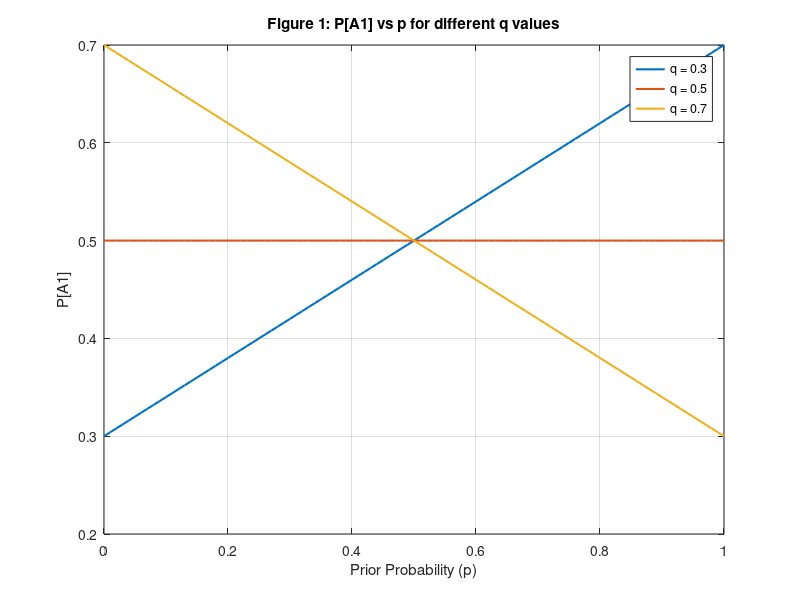
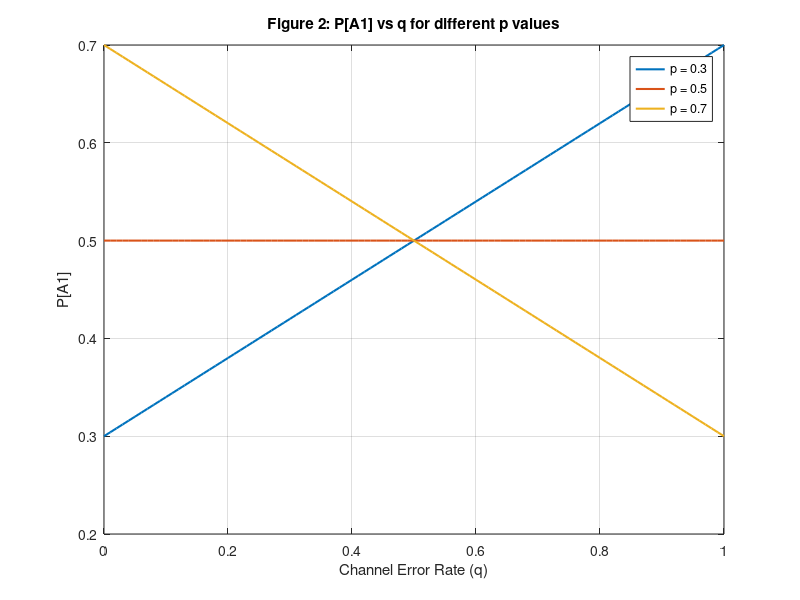
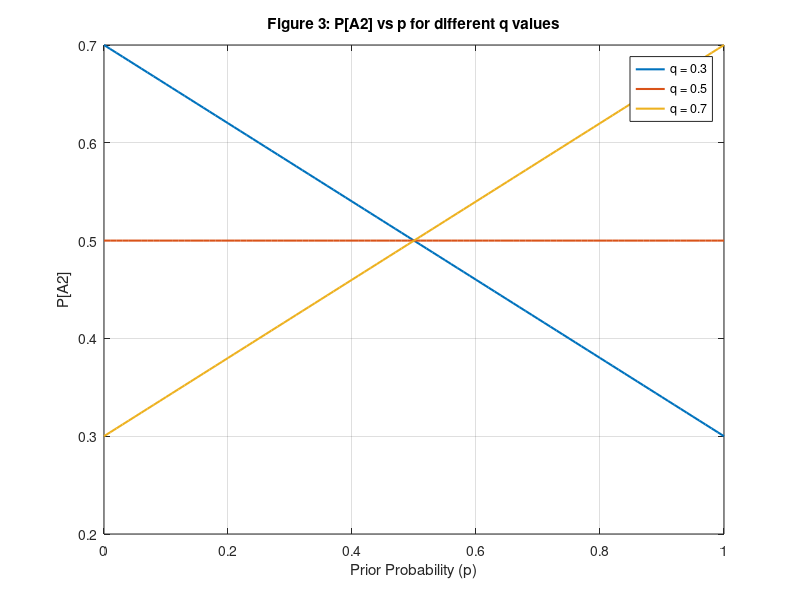
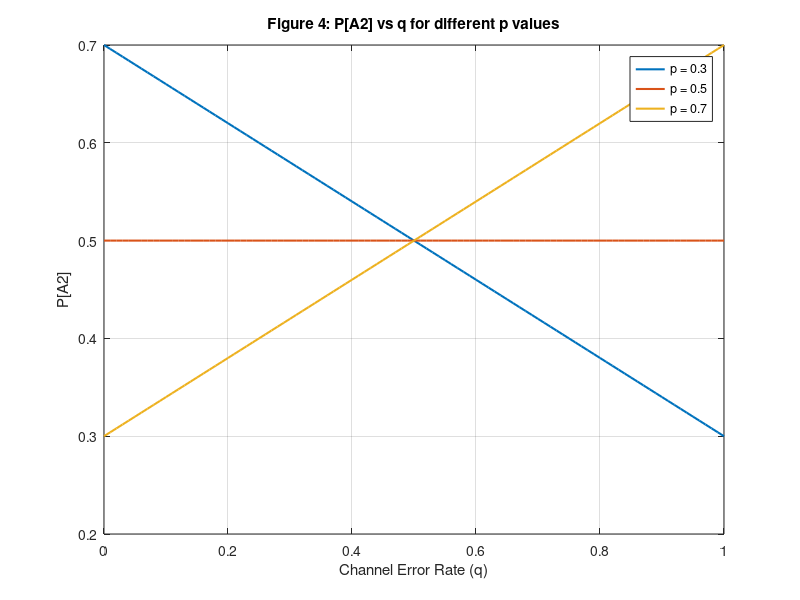

Write MATLAB code to recreate these figures, in order.
% Binary Symmetric Channel Analysis
%Analyze Receiver Probabilities: How prior probabilities (p) and error rates (q) affect the probabilities of correctly or incorrectly receiving transmitted bits.
%Design and Interpret MAP Decision Rules: How to maximize a posteriori probabilities to make optimal decisions about transmitted bits based on received data.
clear all; close all;

% Define probability ranges
p_range = 0:0.01:1;  % Range for prior probability
q_values = [0.3 0.5 0.7];  % Different error rates
%    p_range: Defines a range of prior probabilities (P[B1] = p), which varies from 0 to 1.
%    q_values: Specifies different error rates (q) of the channel, where q represents the probability that a transmitted bit is flipped.
% Case 1: Receiver probability analysis

figure(1)
for i = 1:length(q_values)
    % P[A1] - probability of receiving bit "0"
    P_A1 = (1-q_values(i)).*p_range + q_values(i).*(1-p_range);
    plot(p_range, P_A1, 'LineWidth', 1.5)
    hold on
end

%The aim here is to calculate and visualize:
%1.    P[A1]: Probability of receiving “0”.
%2.    P[A2]: Probability of receiving “1”.
%This is analyzed by varying the prior probabilities (p) and error rates (q).
title('Figure 1: P[A1] vs p for different q values')
xlabel('Prior Probability (p)')
ylabel('P[A1]')
legend('q = 0.3', 'q = 0.5', 'q = 0.7')
grid on
%(a) Calculating and Plotting P[A1] vs p
%    Formula:  P[A1] = (1-q)p + q(1-p)
%   (1-q)p: Probability of correctly receiving “0”.
%   q(1-p): Probability of incorrectly receiving “0” (when “1” was transmitted).
%   Plot: For each q value, this is plotted against p.


figure(2)
for i = 1:length(q_values)
    % P[A1] with varying q
    q_range = 0:0.01:1;
    P_A1_q = (1-q_range).*q_values(i) + q_range.*(1-q_values(i));
    plot(q_range, P_A1_q, 'LineWidth', 1.5)
    hold on
end
title('Figure 2: P[A1] vs q for different p values')
xlabel('Channel Error Rate (q)')
ylabel('P[A1]')
legend('p = 0.3', 'p = 0.5', 'p = 0.7')
grid on
%Calculating and Plotting P[A1] vs q
%Formula: Similar to above, but now q varies.
%  Plot: For fixed p values, this explores how the channel error rate (q) impacts the probability of receiving “0

figure(3)
for i = 1:length(q_values)
    % P[A2] - probability of receiving bit "1"
    P_A2 = q_values(i).*p_range + (1-q_values(i)).*(1-p_range);
    plot(p_range, P_A2, 'LineWidth', 1.5)
    hold on
end
title('Figure 3: P[A2] vs p for different q values')
xlabel('Prior Probability (p)')
ylabel('P[A2]')
legend('q = 0.3', 'q = 0.5', 'q = 0.7')
grid on
%(c) Calculating and Plotting P[A2] vs p
%    Formula:  P[A2] = qp + (1-q)(1-p)
%  qp: Probability of incorrectly receiving “1”.
%  (1-q)(1-p): Probability of correctly receiving “1”.
%  Plot: Similar to P[A1] vs p, but for P[A2].

figure(4)
for i = 1:length(q_values)
    % P[A2] with varying q
    q_range = 0:0.01:1;
    P_A2_q = q_range.*q_values(i) + (1-q_range).*(1-q_values(i));
    plot(q_range, P_A2_q, 'LineWidth', 1.5)
    hold on
end
title('Figure 4: P[A2] vs q for different p values')
xlabel('Channel Error Rate (q)')
ylabel('P[A2]')
legend('p = 0.3', 'p = 0.5', 'p = 0.7')
grid on
%Calculating and Plotting P[A2] vs q
%  Formula: Similar to above, but q varies.
%  Plot: Examines how P[A2] depends on q.
% Case 2: MAP Decision Rule Analysis
q_values_case2 = [0.3 0.5];  % q values for case 2

%This case focuses on the Maximum A Posteriori (MAP) decision rule:
%   Decide whether B1 or B2 was transmitted based on posterior probabilities:
%    P[B1|A1] ,  P[B2|A1]  when “0” is received.
%     P[B1|A2] ,  P[B2|A2]  when “1” is received.

figure(5)
for i = 1:length(q_values_case2)
    % Calculate P[B1|A1] and P[B2|A1]
    P_B1_A1 = (1-q_values_case2(i)).*p_range./(p_range.*(1-q_values_case2(i)) + (1-p_range).*q_values_case2(i));
    P_B2_A1 = 1 - P_B1_A1;
    plot(p_range, P_B1_A1, 'LineWidth', 1.5)
    hold on
    plot(p_range, P_B2_A1, '--', 'LineWidth', 1.5)
end
title('Figure 5: P[B1|A1] and P[B2|A1] vs p')
xlabel('Prior Probability (p)')
ylabel('Posterior Probability')
legend('P[B1|A1], q=0.3', 'P[B2|A1], q=0.3', 'P[B1|A1], q=0.5', 'P[B2|A1], q=0.5')
grid on

%Posterior Formula:
%    P[B1|A1] = \frac{(1-q)p}{p(1-q) + (1-p)q}
%   P[B2|A1] = 1 - P[B1|A1]
%   Plot: Compares P[B1|A1] and P[B2|A1] for different q values.


figure(6)
for i = 1:length(q_values_case2)
    % Calculate P[B1|A2] and P[B2|A2]
    P_B1_A2 = q_values_case2(i).*p_range./(p_range.*q_values_case2(i) + (1-p_range).*(1-q_values_case2(i)));
    P_B2_A2 = 1 - P_B1_A2;
    plot(p_range, P_B1_A2, 'LineWidth', 1.5)
    hold on
    plot(p_range, P_B2_A2, '--', 'LineWidth', 1.5)
end
title('Figure 6: P[B1|A2] and P[B2|A2] vs p')
xlabel('Prior Probability (p)')
ylabel('Posterior Probability')
legend('P[B1|A2], q=0.3', 'P[B2|A2], q=0.3', 'P[B1|A2], q=0.5', 'P[B2|A2], q=0.5')
grid on
%
%  Posterior Formula:
%    P[B1|A2] = \frac{qp}{pq + (1-p)(1-q)}
% P[B2|A2] = 1 - P[B1|A2]
%s   Plot: Compares P[B1|A2] and P[B2|A2].
